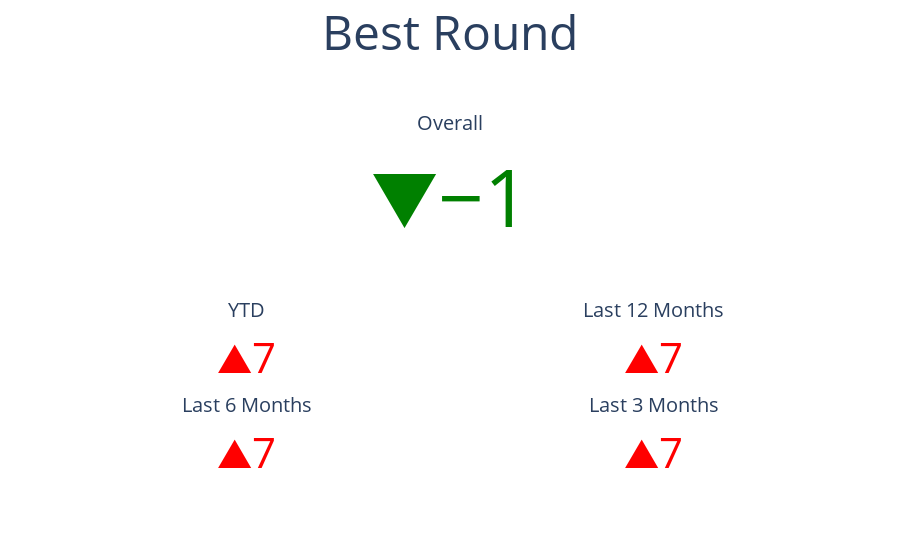

Source (notebook cell):
### Code cell
get_player_stats(
    df=df,
    player="Bryan Der",
    course=course,
    layout=layout,
    min_date=min_date
)

### Figure 1 — Plotly figure (JSON) as saved in the notebook; plotly's stock layout.template omitted (floating-point values rounded to 4 significant figures)
{"data": [{"delta": {"decreasing": {"color": "green"}, "increasing": {"color": "red"}, "position": "top", "reference": 58, "relative": false}, "domain": {"x": [0, 1], "y": [0.5, 1]}, "mode": "delta", "title": {"text": "Overall"}, "type": "indicator", "value": 57}, {"delta": {"decreasing": {"color": "green"}, "increasing": {"color": "red"}, "position": "top", "reference": 58, "relative": false}, "domain": {"x": [0, 0.45], "y": [0.25, 0.4]}, "mode": "delta", "title": {"text": "YTD"}, "type": "indicator", "value": 65}, {"delta": {"decreasing": {"color": "green"}, "increasing": {"color": "red"}, "position": "top", "reference": 58, "relative": false}, "domain": {"x": [0.55, 1], "y": [0.25, 0.4]}, "mode": "delta", "title": {"text": "Last 12 Months"}, "type": "indicator", "value": 65}, {"delta": {"decreasing": {"color": "green"}, "increasing": {"color": "red"}, "position": "top", "reference": 58, "relative": false}, "domain": {"x": [0, 0.45], "y": [0, 0.15]}, "mode": "delta", "title": {"text": "Last 6 Months"}, "type": "indicator", "value": 65}, {"delta": {"decreasing": {"color": "green"}, "increasing": {"color": "red"}, "position": "top", "reference": 58, "relative": false}, "domain": {"x": [0.55, 1], "y": [0, 0.15]}, "mode": "delta", "title": {"text": "Last 3 Months"}, "type": "indicator", "value": 65}], "layout": {"title": {"font": {"size": 48}, "text": "Best Round", "x": 0.5, "xanchor": "center"}}}
